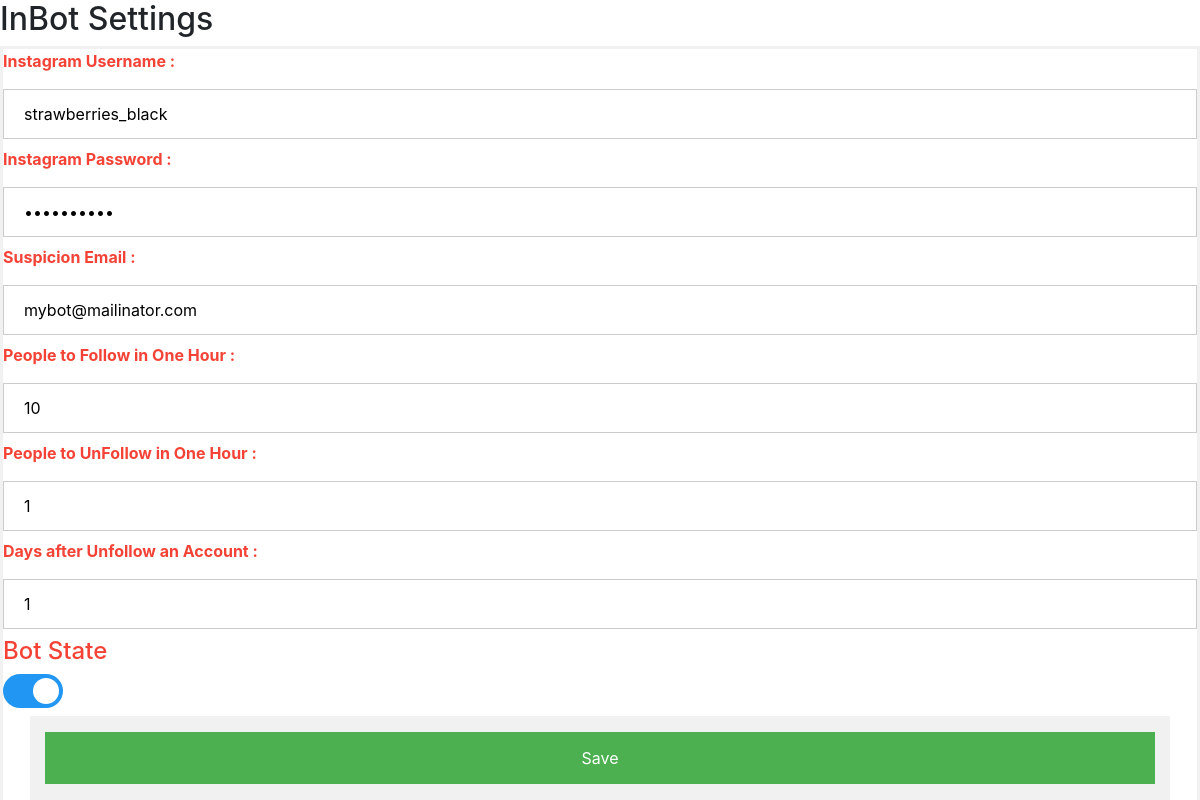
Page /index/ (signed in) on the earlier database version.
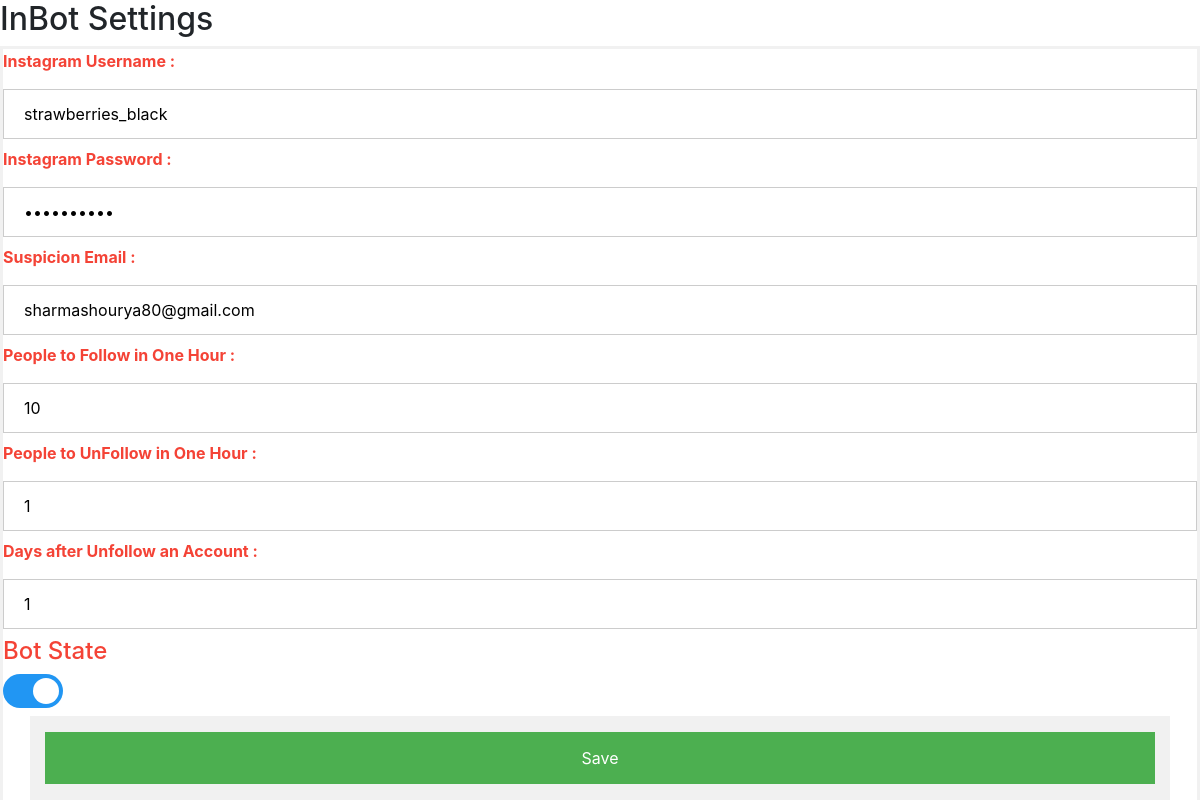
Same page on the later database version.
### webmaster/models/settingsModel.py (models this page shows)
class SettingsModel(models.Model):
    username = models.CharField(max_length=100, null=True, blank=True)
    password = models.CharField(max_length=100, null=True, blank=True)
    frequencyfollow = models.IntegerField()
    frequencyunfollow = models.IntegerField()
    frequencypostcheck = models.IntegerField( null=True, blank=True)
    daysafterunfollow = models.IntegerField()
    state = models.BooleanField(default = False)
    suspicion = models.BooleanField(default = False)
    suspicioncode = models.CharField(max_length=100, null=True, blank=True)
    emailsuspicion = models.CharField(max_length=100, null=True, blank=True)
    class Meta:
        verbose_name = "Setting"
        verbose_name_plural = "Settings"

### webmaster/views/masterView.py (the view, shortened to what this page needs)
# urls.py: path('index/', IndexView.as_view(), name='Index'),
@method_decorator(login_required, name='dispatch')
class IndexView(View):
    def get(self, request):
        result = SettingsService().settingService(request)
        return result

### templates/index.html (shortened to what this page needs)
<!DOCTYPE html>
<html>
<head>
<link rel="stylesheet" href="https://stackpath.bootstrapcdn.com/bootstrap/4.5.0/css/bootstrap.min.css">
</head>
<body>
<h2>InBot Settings</h2>
    <form action="{% url 'webmaster:Index' %}" method="post">
        <label for="username" style="color: #f44336;"><b>Instagram Username :</b></label>
        <input type="text" name="username" value="{{ username }}" required>
        <label for="password" style="color: #f44336;"><b>Instagram Password :</b></label>
  <input type="password" name="password" value= "{{password}}" required>
  <label for="emailsuspicion" style="color: #f44336;"><b>Suspicion Email :</b></label>
  <input type="text" name="emailsuspicion" value= "{{emailsuspicion}}" required>
  <label for="frequencyfollow" style="color: #f44336;"><b>People to Follow in One Hour :</b></label>
  <input type="text" name="frequencyfollow" value= "{{frequencyfollow}}" required>
  <label for="frequencyunfollow" style="color: #f44336;"><b>People to UnFollow in One Hour :</b></label>
  <input type="text" name="frequencyunfollow" value= "{{frequencyunfollow}}" required>
  <label for="daysafterunfollow" style="color: #f44336;"><b>Days after Unfollow an Account :</b></label>
  <input type="text" name="daysafterunfollow" value= "{{daysafterunfollow}}" required>
  <h4 style="color: #f44336;">Bot State</h4>
  <label class="switch">
    <span class="slider round"></span>
  </label>
  <div class="container" style="background-color:#f1f1f1">
    <button type="submit">Save</button>
  </div>
</form>
</body>
</html>

### templates/index.html (style rules this page uses)
body { font-family: Arial, Helvetica, sans-serif; }
form { border: 3px solid #f1f1f1; }
input[type=text], input[type=password] { width: 100%; padding: 12px 20px; margin: 8px 0; display: inline-block; border: 1px solid #ccc; box-sizing: border-box; }
button { background-color: #4CAF50; color: white; padding: 14px 20px; margin: 8px 0; border: none; cursor: pointer; width: 100%; }
.container { padding: 16px; }
.switch { position: relative; display: inline-block; width: 60px; height: 34px; }
.slider { position: absolute; cursor: pointer; top: 0; left: 0; right: 0; bottom: 0; background-color: #ccc; -webkit-transition: .4s; transition: .4s; }
.slider:before { position: absolute; content: ""; height: 26px; width: 26px; left: 4px; bottom: 4px; background-color: white; -webkit-transition: .4s; transition: .4s; }
input:checked + .slider { background-color: #2196F3; }
input:checked + .slider:before { -webkit-transform: translateX(26px); -ms-transform: translateX(26px); transform: translateX(26px); }
.slider.round { border-radius: 34px; }
.slider.round:before { border-radius: 50%; }

Differences in the rows shown:
changed SettingsModel "strawberries_black": emailsuspicion "mybot@mailinator.com" → "sharmashourya80@gmail.com"
